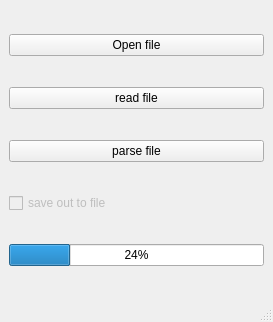
<?xml version="1.0" encoding="UTF-8"?>
<ui version="4.0">
 <class>MainWindow</class>
 <widget class="QMainWindow" name="MainWindow">
  <property name="geometry">
   <rect>
    <x>0</x>
    <y>0</y>
    <width>273</width>
    <height>322</height>
   </rect>
  </property>
  <property name="windowTitle">
   <string>MainWindow</string>
  </property>
  <widget class="QWidget" name="centralwidget">
   <layout class="QVBoxLayout" name="verticalLayout">
    <item>
     <widget class="QPushButton" name="openFileBtn">
      <property name="text">
       <string>Open file</string>
      </property>
     </widget>
    </item>
    <item>
     <widget class="QPushButton" name="readFileBtn">
      <property name="text">
       <string>read file</string>
      </property>
     </widget>
    </item>
    <item>
     <widget class="QPushButton" name="parseFileBtn">
      <property name="text">
       <string>parse file</string>
      </property>
     </widget>
    </item>
    <item>
     <widget class="QCheckBox" name="chckbxSaveToFile">
      <property name="enabled">
       <bool>false</bool>
      </property>
      <property name="text">
       <string>save out to file</string>
      </property>
     </widget>
    </item>
    <item>
     <widget class="QProgressBar" name="progressBar">
      <property name="value">
       <number>24</number>
      </property>
     </widget>
    </item>
   </layout>
  </widget>
  <widget class="QMenuBar" name="menubar">
   <property name="geometry">
    <rect>
     <x>0</x>
     <y>0</y>
     <width>273</width>
     <height>22</height>
    </rect>
   </property>
  </widget>
  <widget class="QStatusBar" name="statusbar"/>
 </widget>
 <resources/>
 <connections/>
</ui>
